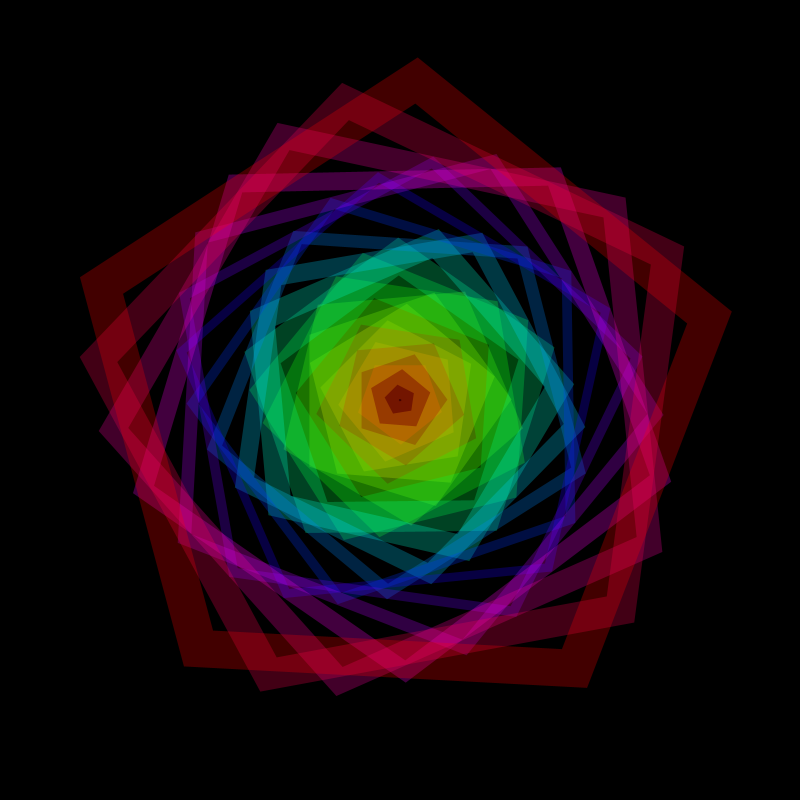
Frame 1 (no input)
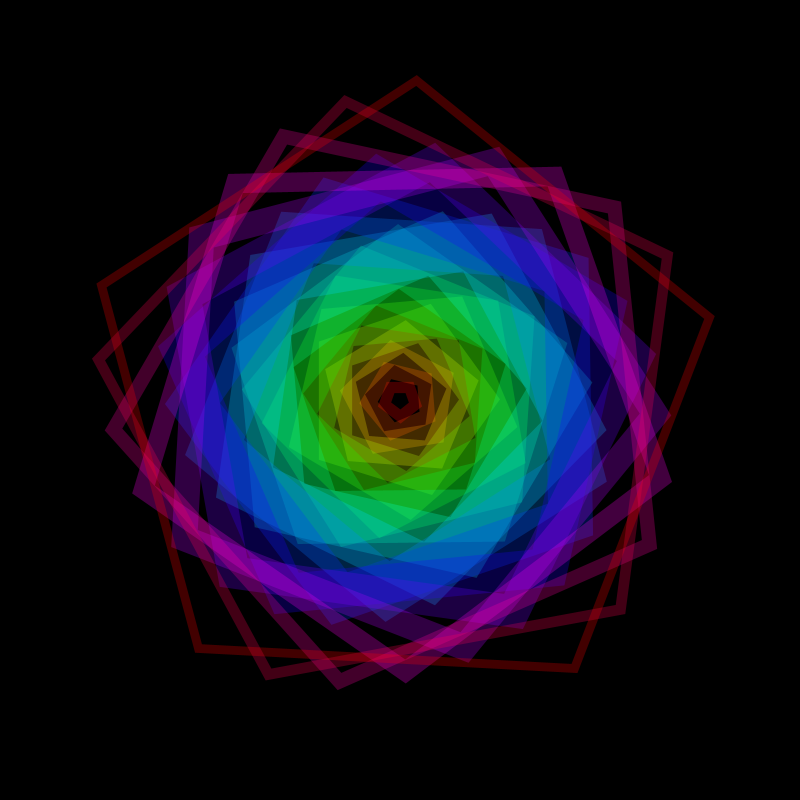
Frame 60 (the mouse pressed at the canvas centre just before this capture)
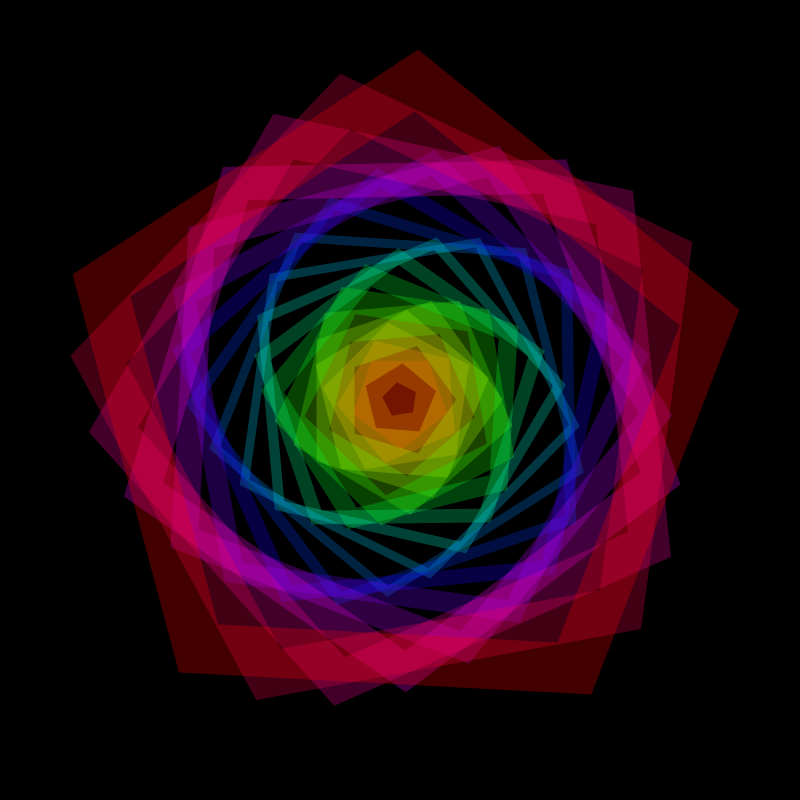
Frame 120 (the mouse held since frame 60 and released just before this capture)

The Processing sketch that drew these frames (run headless with seeded random() and noise(); from frame 60 on, the mouse is pressed at the canvas centre):

// Processing sketch: sketch_211002a
// ── sketch_211002a.pde
float deg;
float rad;
float pingPong;
float sw;
float s;
float rot;
float num;

void setup() {
  size(800, 800);
  colorMode(HSB);
}


void draw() {
  background(0);
  noFill();
  num = 20.0;
  //用i让每一次正弦波的弧度都不一样
  for (int i=1; i<=num; i++) {  //i=圈的个数
    //stroke(noise(i)*255,noise(i+20)*255,noise(i+40)*255,100);
    deg = (millis()+136*i)/8.0;  //第一个参数：调整一圈的大小；第二个参数：调整速度的大小
    rad = radians(deg);
    pingPong = sin(rad);
    //不同节奏的来回往复用在笔触上
    sw = map(pingPong, -1.0, 1.0, 8.6, 53.4);//第3,4个参数：调整单个环的大小
    strokeWeight(sw);
    //s = map(pingPong, -1.0, 1.0, 0.0, 255.0);
    s = map(i, 1, 20, 0.0, 255.0);
    stroke(s, 255, 255, 66);//带一点透明
    //fill(s, 255, 255, i%255);

    pushMatrix();
    translate(width/2, height/2);
    rotate(radians(s));
    drawPolygon1(i*16, 5);
    popMatrix();
  }
}


void drawPolygon1(float r, int count) {
  beginShape();
  for (int i=1; i <=count; i++) {
    float unit = 360/count;
    float x = r*sin(radians(unit*i));
    float y = r*cos(radians(unit*i));
    vertex(x, y);
  }
  endShape(CLOSE);
}
